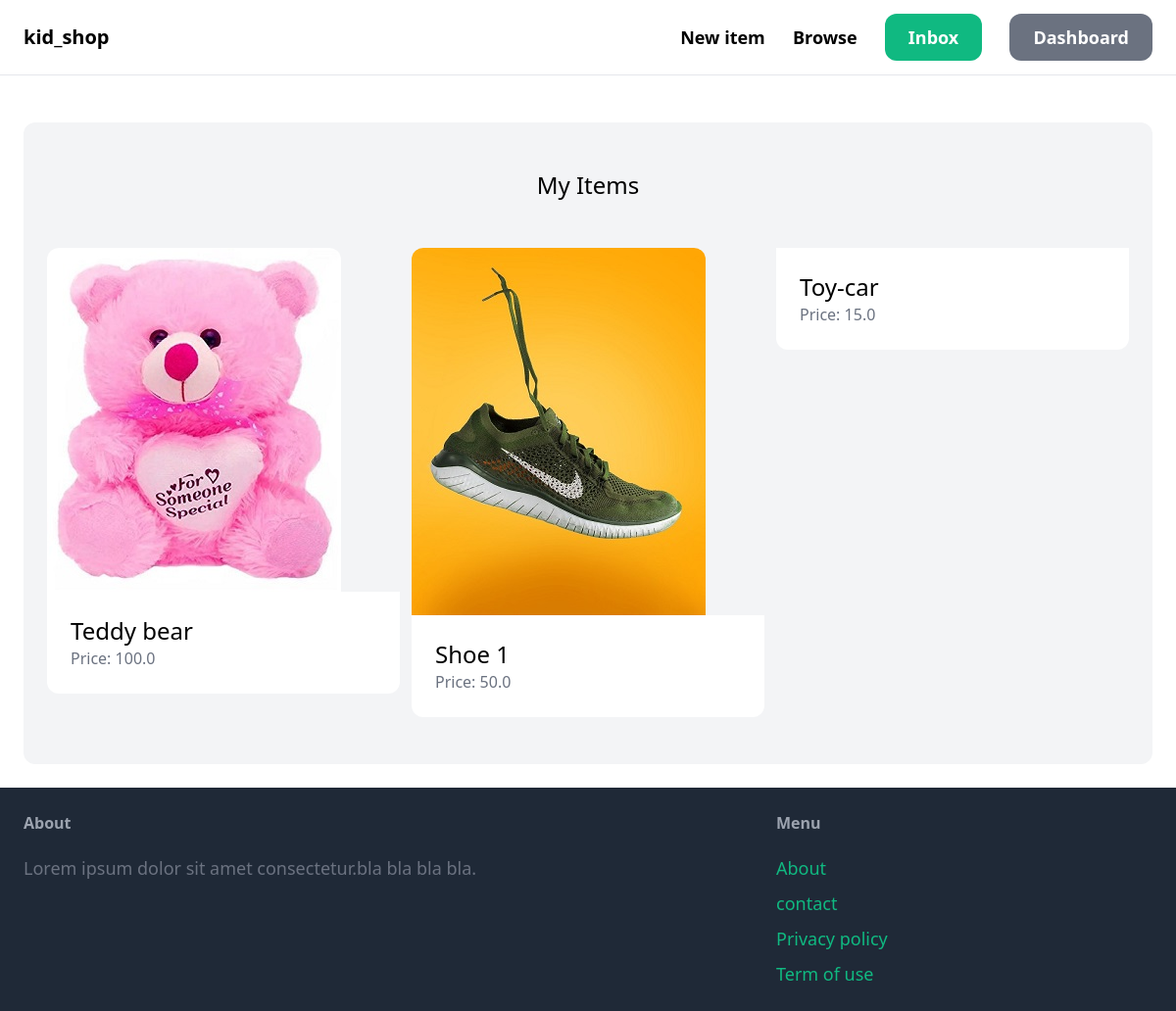
Before: /dashboard/ (signed in) with the older database file.
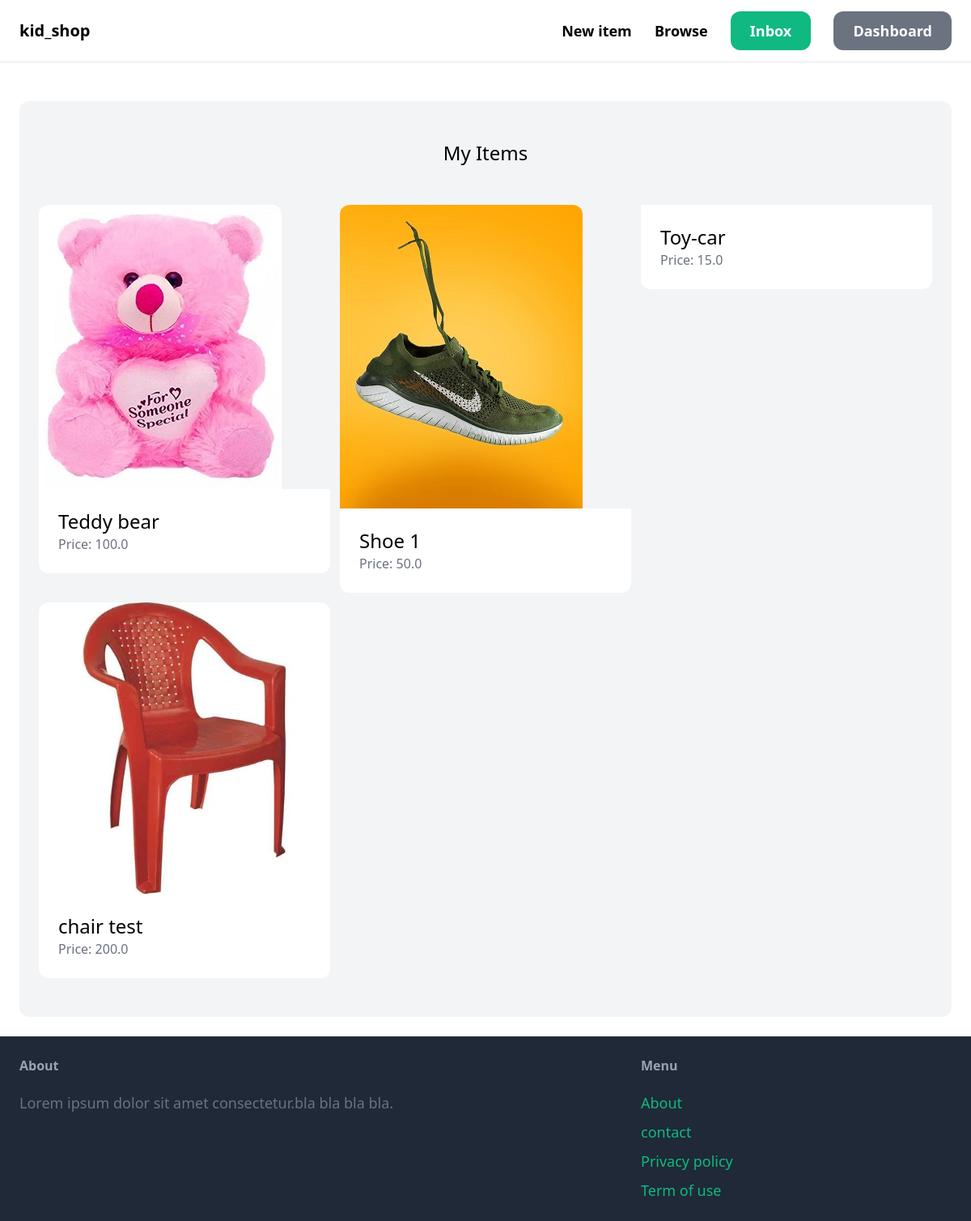
After: the same page with the newer database file.
### item/models.py (models this page shows, shortened)
class Item(models.Model):
    category = models.ForeignKey(Category, related_name='items',on_delete=models.CASCADE)
    name = models.CharField(max_length=255)
    description = models.TextField(blank=True,null=True)
    price = models.FloatField()
    image = models.ImageField(upload_to='item_images',blank=True, null=True)
    is_sold = models.BooleanField(default=False)
    created_by = models.ForeignKey(User, related_name="items",on_delete=models.CASCADE)
    created_at = models.DateTimeField(auto_now_add=True)

### dashboard/views.py (the view)
# urls.py: path('', views.index,name='index'),
@login_required
def index(request):
    items = Item.objects.filter(created_by=request.user)
    return render(request,'dashboard/index.html',{
        'items':items,
    })

### dashboard/templates/dashboard/index.html (shortened to what this page needs)
{% extends 'core/base.html' %}
{% block content %}
    <div class="mt-6 px-6 py-12 bg-gray-100 rounded-xl">
       <h2 class="mb-12 text-2xl text-center">My Items</h2>
       <div class="grid grid-cols-3 gap-3">
            {% for item in items %}
                <div>
                    <a href="{% url 'item:detail' item.id %}">
                        <div>
                            <img src="{{ item.image.url }}" class="rounded-t-xl"  alt="">
                        </div>
                        <div class="p-6 bg-white rounded-b-xl">
                            <h2 class="text-2xl">{{ item.name }} </h2>
                            <p class="text-gray-500">Price: {{ item.price }}</p>
                        </div>
                    </a>
                </div>
            {% endfor %}
       </div>
    </div>
    {% endblock%}

Changed rows visible on the page:
added Item: image (picture), name "chair test", price "200.0"
